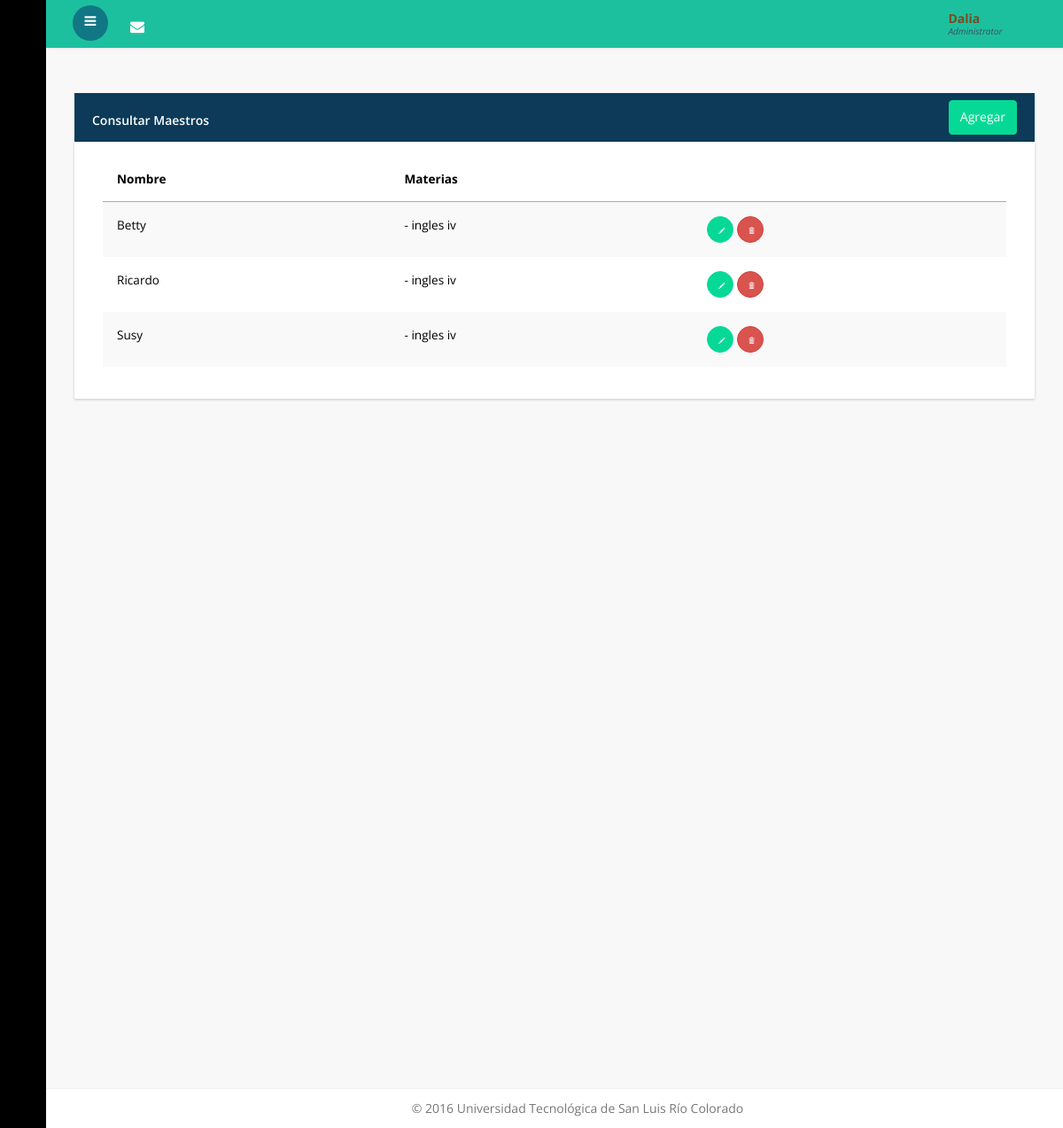
Before: /maestros/consultar with the older database file.
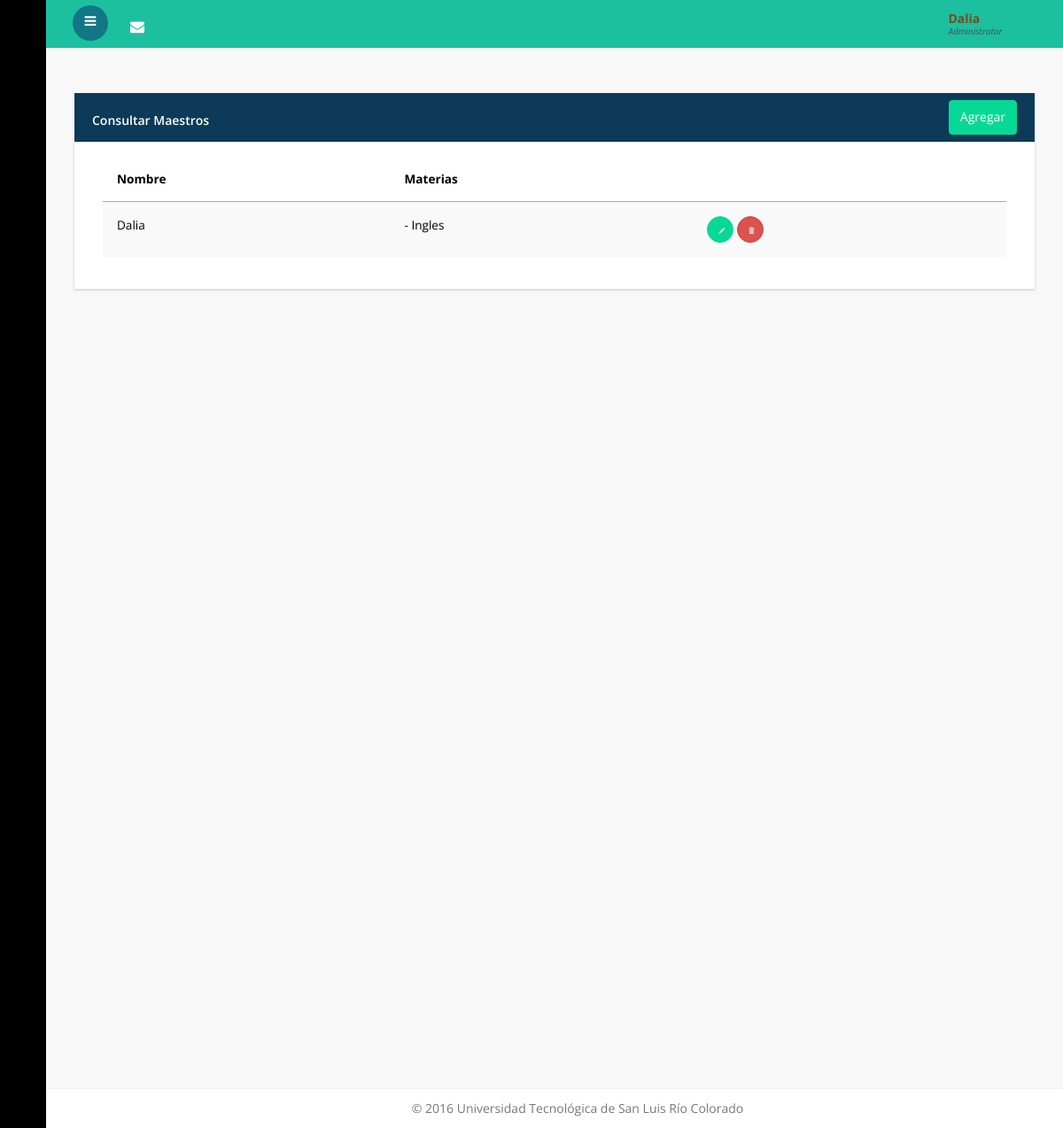
After: the same page with the newer database file.
### main/models.py (models this page shows, shortened)
class Maestro(models.Model):
	Nombre = models.CharField(null=False, max_length=100)
	Materia = models.ManyToManyField('Materia')

class Materia(models.Model):
	Nombre = models.CharField(null=False, max_length=100)
	Abrev_materia = models.CharField("Abreviatura",null=True, max_length=10)
	Grupos = models.ManyToManyField(Grupo)
	Carrera = models.ForeignKey(Carrera,null=True)

### main/views.py (the view)
# urls.py: url(r'^maestros/consultar$', views.MaestroConsultar, name='maestro_consultar'),
def MaestroConsultar(request):
    maestros = models.Maestro.objects.all().order_by('Nombre')
    return render(request, 'Administrativo/maestros/consultar.html', {'maestros' : maestros,})

### templates/administrativo/maestros/consultar.html (shortened to what this page needs)
{% extends 'base_admin.html' %}
{% load bootstrap3 %}
{% block body %}
<div class="panel panel-ut" data-widget="{&quot;draggable&quot;: &quot;false&quot;}" data-widget-static="">
    <div class="panel-heading">
         Consultar Maestros
         <a href="{% url 'main:maestro_alta' %}" style="margin-top: -13px" class="btn btn-warning warning_22 pull-right">Agregar</a>
    </div>
    <div class="panel-body no-padding" style="display: block;">
        <table class="table table-striped">
            <thead>
            <tr>
                <th>Nombre</th>
                <th>Materias </th>
                <th></th>
            </tr>
            </thead>
            <tbody>
                {% for maestro in maestros %}
                    <tr>
                        <td>{{ maestro.Nombre }} </td>
                        <td>
                        {% for materia in maestro.Materia.all %}
                           - {{materia.Nombre}}
                        {% endfor %}
                        </td>
                        <td>
                            <button type="button" class="btn btn-warning btn-circle" onclick="window.location='{% url 'main:maestro_editar' id=maestro.id %}'"><i class="glyphicon glyphicon-pencil"></i>
                            </button>
                            <button type="button" class="btn btn-danger btn-circle" class="alert btn btn-danger btn-circle" data-toggle="confirm" data-title="Desea eliminar maestro?" onclick="{% url 'main:maestro_eliminar' id=maestro.id %}"><i class="glyphicon glyphicon-trash"></i></button>
                        </td>
                    </tr>
                      {% empty %}
                            <div class="alert alert-dismissible alert-warning">
                            <button type="button" class="close" data-dismiss="alert">×</button>
                            <h4>No hay Maestros registrados aun!</h4>
                            <p>Para agregar un maestro, por favor presione "Agregar"</p>
                            </div>
                {% endfor %}
            </tbody>
        </table>
    </div>
</div>
{% endblock %}

Changed rows visible on the page:
removed Maestro: Nombre "Betty"
removed Materia: Nombre "ingles iv"
removed Maestro: Nombre "Ricardo"
removed Maestro: Nombre "Susy"
added Maestro: Nombre "Dalia"
added Materia: Nombre "Ingles", shown under "Dalia"
